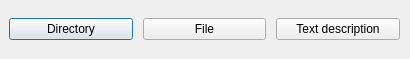
<?xml version="1.0" encoding="UTF-8"?>
<ui version="4.0">
 <class>AddItemDialog</class>
 <widget class="QDialog" name="AddItemDialog">
  <property name="geometry">
   <rect>
    <x>0</x>
    <y>0</y>
    <width>410</width>
    <height>59</height>
   </rect>
  </property>
  <property name="windowTitle">
   <string>Item Type</string>
  </property>
  <widget class="QWidget" name="horizontalLayoutWidget">
   <property name="geometry">
    <rect>
     <x>9</x>
     <y>9</y>
     <width>391</width>
     <height>41</height>
    </rect>
   </property>
   <layout class="QHBoxLayout" name="horizontalLayout">
    <property name="spacing">
     <number>10</number>
    </property>
    <item>
     <widget class="QPushButton" name="btnDir">
      <property name="text">
       <string>Directory</string>
      </property>
     </widget>
    </item>
    <item>
     <widget class="QPushButton" name="btnFile">
      <property name="text">
       <string>File</string>
      </property>
     </widget>
    </item>
    <item>
     <widget class="QPushButton" name="btnTxt">
      <property name="text">
       <string>Text description</string>
      </property>
     </widget>
    </item>
   </layout>
  </widget>
 </widget>
 <resources/>
 <connections/>
</ui>
